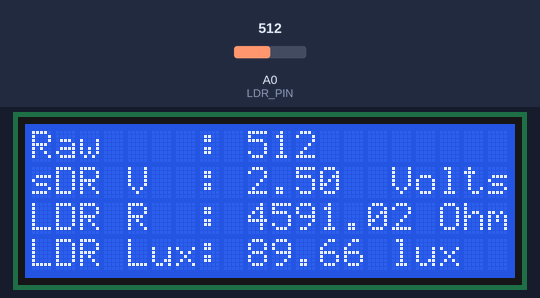
This sketch was run on a simulated Arduino Uno, built with avr-gcc and run on an emulated ATmega328P. On the bench: 20×4 character LCD. The inputs (shaded band) are chosen by the test bench; at power-on: A0 (LDR_PIN) = 512. What the sketch prints to the serial monitor is not drawn.

Above: at 4.2 s.
4.3 s: A0 (LDR_PIN) set to 0
At 6.0 s:
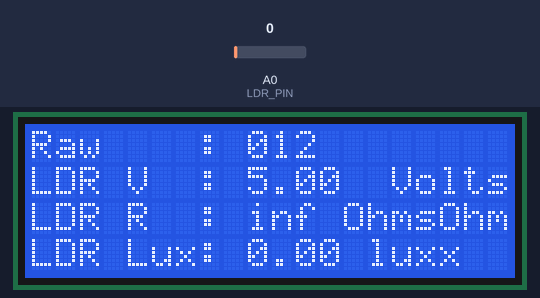
6.7 s: A0 (LDR_PIN) set to 1023
At 8.6 s:
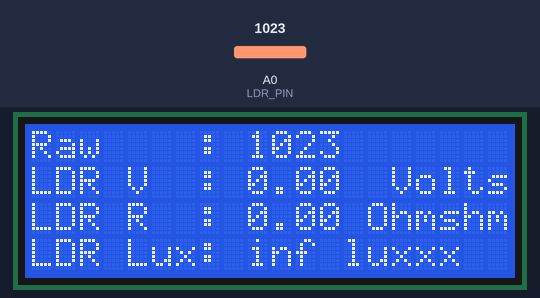
8.9 s: A0 (LDR_PIN) set to 900
At 10.6 s:
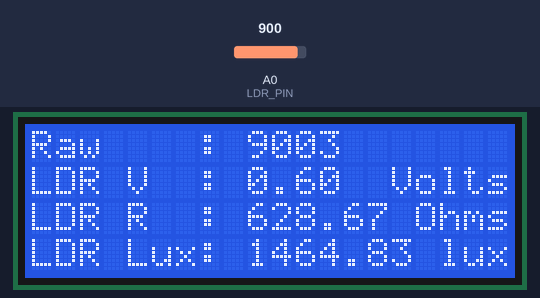
11.0 s: A0 (LDR_PIN) set to 716
At 12.7 s:
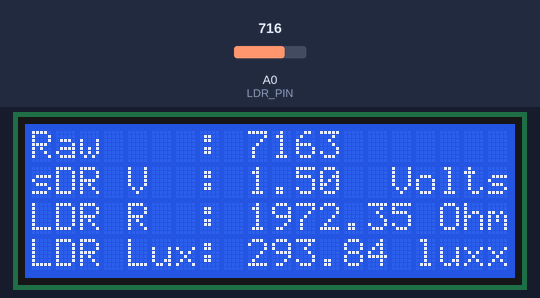
13.2 s: A0 (LDR_PIN) set to 511
At 14.7 s:
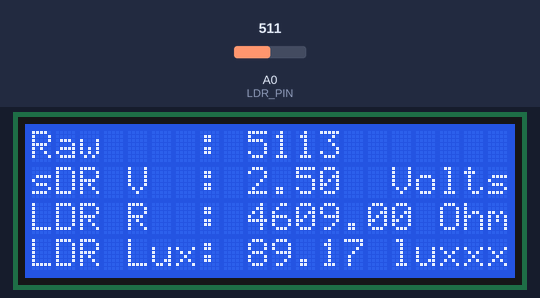
15.3 s: A0 (LDR_PIN) set to 306
At 16.7 s:
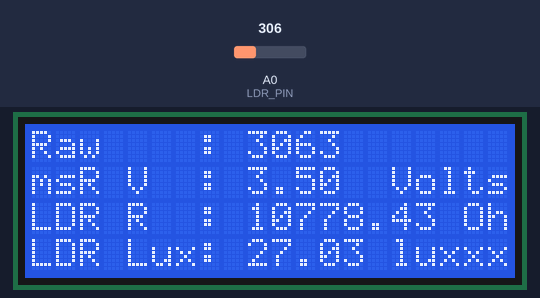
Timing chart, 0 to 18.3 s (numbered marks = the images above; inputs shaded):
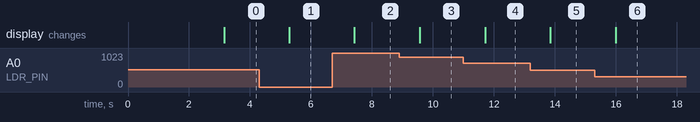

The sketch:

LuxMeterFromLDR_CSV_logger_V3.ino
```cpp
/*
 *  LDR Lux Meter
 *  https://www.allaboutcircuits.com/projects/design-a-luxmeter-using-a-light-dependent-resistor/
 *
 *  This sketch calculates the lux from a voltage reading
 *
 *  The hardware connected to Analog Pin 0 should be a voltage divider circuit between an LDR and a
 *  resistor (nominally 5kohm).  The resistor should be connected to ground and the LDR should be
 *  connected to 5V.  The point in between should be connected to Analog Pin 0.
 *  1) Calculate voltage based on reading
 *  2) Calculate resistance of LDR based on voltage
 *  3) Calculate the lux that must be falling on LDR based on the resistance
 *
 *  The lux reading is then output to an LCD shield.
 *  Created Dec. 4, 2015
 *  By David Williams
 *
 *  Portions modified 2017-06-15
 *  by Ron KIerstead
 *
*/


#include <Wire.h>
////  I2C and LCD Shield libraries
#include <LiquidCrystal_I2C.h>

// The LCD I2C uses the I2C SCL and SDA pins. On classic Arduinos
// this is Analog 4 and 5 so you can't use those for analogRead() anymore
// However, you can connect other I2C sensors to the I2C bus and share
// the I2C bus.


//// These constants, define values needed for the LDR readings and ADC
#define LDR_PIN                   A0
#define MAX_ADC_READING           1023
#define ADC_REF_VOLTAGE           5.0 //Original Value 5.0
#define REF_RESISTANCE            4600  // measure 5k resistor for best results org value 5000
#define LUX_CALC_SCALAR           12518931
#define LUX_CALC_EXPONENT         -1.405

//set the LCD address to 0x27
LiquidCrystal_I2C lcd(0x27, 2, 1, 0, 4, 5, 6, 7, 3, POSITIVE);


void setup() {
  lcd.begin(20,4); // initialize the lcd for 20 chars 4 lines, turn on backlight
  lcd.backlight();
  lcd.setCursor(0,0); //start at character 1 on line 0
  Serial.begin(9600);
  lcd.print(" Light Sensor Test");
  Serial.println(F("Light Sensor Test"));
  delay(3000);
  lcd.clear();


  Serial.print("Raw Data");
  Serial.print(",");
  Serial.print("LDR Voltage");
  Serial.print(",");
  Serial.print("LDR Resistance");
  Serial.print(",");
  Serial.println("LDR Lux");

}

void loop()
{

  int   ldrRawData;
  float resistorVoltage, ldrVoltage;
  float ldrResistance;
  float ldrLux;

  // Perform the analog to digital conversion
  ldrRawData = analogRead(LDR_PIN);

  // RESISTOR VOLTAGE_CONVERSION
  // Convert the raw digital data back to the voltage that was measured on the analog pin
  resistorVoltage = (float)ldrRawData / MAX_ADC_READING * ADC_REF_VOLTAGE;

  // voltage across the LDR is the 5V supply minus the 5k resistor voltage
  ldrVoltage = ADC_REF_VOLTAGE - resistorVoltage;

  // LDR_RESISTANCE_CONVERSION
  // resistance that the LDR would have for that voltage
  ldrResistance = ldrVoltage/resistorVoltage * REF_RESISTANCE;

  // LDR_LUX
  // Change the code below to the proper conversion from ldrResistance to
  // ldrLux
  ldrLux = LUX_CALC_SCALAR * pow(ldrResistance, LUX_CALC_EXPONENT);

  // print out the results in comma seperated value CSV to import into a spreadsheet
  Serial.print(ldrRawData);
  Serial.print(",");
  Serial.print(ldrVoltage);
  Serial.print(",");
  Serial.print(ldrResistance);
  Serial.print(",");
  Serial.println(ldrLux);

  lcd.setCursor(0,0); //start at character 1 on line 0
  lcd.print("Raw    : "); lcd.print(ldrRawData);
  lcd.setCursor(0,1);
  lcd.print("LDR V  : "); lcd.print(ldrVoltage); lcd.print("  Volts");
  lcd.setCursor(0,2);
  lcd.print("LDR R  : "); lcd.print(ldrResistance); lcd.print(" Ohms");
  lcd.setCursor(0,3);
  lcd.print("LDR Lux: "); lcd.print(ldrLux); lcd.print(" lux");

  delay(1000);
}
```

Measured:
- after the input at 4.3 s, the display: changes after 0.99 s (image 1)
- after the input at 6.7 s, the display: changes after 0.72 s (image 2)
- after the input at 8.9 s, the display: changes after 0.66 s (image 3)
- after the input at 11.0 s, the display: changes after 0.71 s (image 4)
- after the input at 13.2 s, the display: changes after 0.65 s (image 5)
- after the input at 15.3 s, the display: changes after 0.70 s (image 6)
